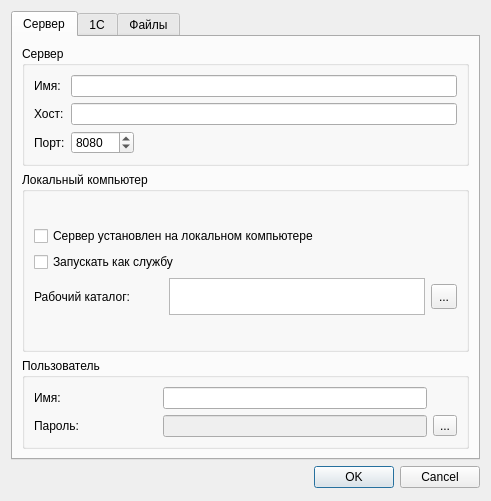
<?xml version="1.0" encoding="UTF-8"?>
<ui version="4.0">
 <class>OptionsDlg</class>
 <widget class="QDialog" name="OptionsDlg">
  <property name="geometry">
   <rect>
    <x>0</x>
    <y>0</y>
    <width>491</width>
    <height>501</height>
   </rect>
  </property>
  <property name="sizePolicy">
   <sizepolicy hsizetype="Fixed" vsizetype="Fixed">
    <horstretch>0</horstretch>
    <verstretch>0</verstretch>
   </sizepolicy>
  </property>
  <property name="minimumSize">
   <size>
    <width>486</width>
    <height>392</height>
   </size>
  </property>
  <property name="maximumSize">
   <size>
    <width>1486</width>
    <height>1392</height>
   </size>
  </property>
  <property name="windowTitle">
   <string>Настройка</string>
  </property>
  <widget class="QWidget" name="layoutWidget">
   <property name="geometry">
    <rect>
     <x>11</x>
     <y>11</y>
     <width>469</width>
     <height>477</height>
    </rect>
   </property>
   <layout class="QVBoxLayout" name="verticalLayout_2">
    <item>
     <widget class="QTabWidget" name="tabWidget">
      <property name="currentIndex">
       <number>0</number>
      </property>
      <widget class="QWidget" name="tab">
       <attribute name="title">
        <string>Сервер</string>
       </attribute>
       <layout class="QGridLayout" name="gridLayout_6">
        <item row="0" column="0">
         <layout class="QVBoxLayout" name="verticalLayout">
          <item>
           <widget class="QGroupBox" name="groupBox">
            <property name="title">
             <string>Сервер</string>
            </property>
            <layout class="QGridLayout" name="gridLayout_3">
             <item row="0" column="0">
              <layout class="QGridLayout" name="gridLayout_5" columnstretch="0,0">
               <item row="2" column="0">
                <widget class="QLabel" name="label_2">
                 <property name="text">
                  <string>Порт:</string>
                 </property>
                </widget>
               </item>
               <item row="2" column="1">
                <widget class="QDoubleSpinBox" name="ServerPort">
                 <property name="maximumSize">
                  <size>
                   <width>63</width>
                   <height>16777215</height>
                  </size>
                 </property>
                 <property name="decimals">
                  <number>0</number>
                 </property>
                 <property name="maximum">
                  <double>10000.000000000000000</double>
                 </property>
                 <property name="value">
                  <double>8080.000000000000000</double>
                 </property>
                </widget>
               </item>
               <item row="0" column="0">
                <widget class="QLabel" name="label_6">
                 <property name="text">
                  <string>Имя:</string>
                 </property>
                </widget>
               </item>
               <item row="0" column="1">
                <widget class="QLineEdit" name="ServerName">
                 <property name="minimumSize">
                  <size>
                   <width>256</width>
                   <height>0</height>
                  </size>
                 </property>
                </widget>
               </item>
               <item row="1" column="0">
                <widget class="QLabel" name="label">
                 <property name="text">
                  <string>Хост:</string>
                 </property>
                </widget>
               </item>
               <item row="1" column="1">
                <widget class="QLineEdit" name="ServerHost">
                 <property name="minimumSize">
                  <size>
                   <width>256</width>
                   <height>0</height>
                  </size>
                 </property>
                </widget>
               </item>
              </layout>
             </item>
            </layout>
           </widget>
          </item>
          <item>
           <widget class="QGroupBox" name="groupBox_6">
            <property name="title">
             <string>Локальный компьютер</string>
            </property>
            <layout class="QGridLayout" name="gridLayout_10">
             <item row="0" column="0">
              <layout class="QVBoxLayout" name="verticalLayout_5">
               <item>
                <widget class="QCheckBox" name="checkBox">
                 <property name="text">
                  <string>Сервер установлен на локальном компьютере</string>
                 </property>
                </widget>
               </item>
               <item>
                <widget class="QCheckBox" name="checkBox_2">
                 <property name="text">
                  <string>Запускать как службу</string>
                 </property>
                </widget>
               </item>
               <item>
                <layout class="QHBoxLayout" name="horizontalLayout">
                 <item>
                  <widget class="QLabel" name="label_3">
                   <property name="text">
                    <string>Рабочий каталог:</string>
                   </property>
                  </widget>
                 </item>
                 <item>
                  <widget class="QTextEdit" name="ServerBinDir">
                   <property name="minimumSize">
                    <size>
                     <width>256</width>
                     <height>37</height>
                    </size>
                   </property>
                   <property name="maximumSize">
                    <size>
                     <width>256</width>
                     <height>37</height>
                    </size>
                   </property>
                  </widget>
                 </item>
                 <item>
                  <widget class="QToolButton" name="btnSelectDir">
                   <property name="maximumSize">
                    <size>
                     <width>26</width>
                     <height>25</height>
                    </size>
                   </property>
                   <property name="text">
                    <string>...</string>
                   </property>
                   <property name="icon">
                    <iconset resource="resourse.qrc">
                     <normaloff>:/new/icons/res/select_value.png</normaloff>:/new/icons/res/select_value.png</iconset>
                   </property>
                  </widget>
                 </item>
                </layout>
               </item>
              </layout>
             </item>
            </layout>
           </widget>
          </item>
          <item>
           <widget class="QGroupBox" name="groupBox_2">
            <property name="title">
             <string>Пользователь</string>
            </property>
            <property name="checkable">
             <bool>false</bool>
            </property>
            <property name="checked">
             <bool>false</bool>
            </property>
            <layout class="QGridLayout" name="gridLayout_2">
             <item row="0" column="0">
              <layout class="QGridLayout" name="gridLayout">
               <item row="0" column="0">
                <widget class="QLabel" name="label_4">
                 <property name="enabled">
                  <bool>true</bool>
                 </property>
                 <property name="text">
                  <string>Имя:</string>
                 </property>
                </widget>
               </item>
               <item row="1" column="1">
                <widget class="QLineEdit" name="Password">
                 <property name="enabled">
                  <bool>false</bool>
                 </property>
                 <property name="minimumSize">
                  <size>
                   <width>256</width>
                   <height>0</height>
                  </size>
                 </property>
                 <property name="echoMode">
                  <enum>QLineEdit::Password</enum>
                 </property>
                </widget>
               </item>
               <item row="1" column="0">
                <widget class="QLabel" name="label_5">
                 <property name="enabled">
                  <bool>true</bool>
                 </property>
                 <property name="minimumSize">
                  <size>
                   <width>123</width>
                   <height>0</height>
                  </size>
                 </property>
                 <property name="text">
                  <string>Пароль:</string>
                 </property>
                </widget>
               </item>
               <item row="0" column="1">
                <widget class="QLineEdit" name="RootUser">
                 <property name="enabled">
                  <bool>true</bool>
                 </property>
                 <property name="minimumSize">
                  <size>
                   <width>256</width>
                   <height>0</height>
                  </size>
                 </property>
                </widget>
               </item>
               <item row="1" column="2">
                <widget class="QToolButton" name="editPwd">
                 <property name="enabled">
                  <bool>true</bool>
                 </property>
                 <property name="text">
                  <string>...</string>
                 </property>
                 <property name="icon">
                  <iconset resource="resourse.qrc">
                   <normaloff>:/new/icons/res/tbglacti.png</normaloff>:/new/icons/res/tbglacti.png</iconset>
                 </property>
                 <property name="checkable">
                  <bool>true</bool>
                 </property>
                </widget>
               </item>
              </layout>
             </item>
            </layout>
           </widget>
          </item>
         </layout>
        </item>
       </layout>
      </widget>
      <widget class="QWidget" name="tab_2">
       <attribute name="title">
        <string>1С</string>
       </attribute>
       <widget class="QGroupBox" name="groupBox_3">
        <property name="geometry">
         <rect>
          <x>5</x>
          <y>5</y>
          <width>451</width>
          <height>96</height>
         </rect>
        </property>
        <property name="title">
         <string>Способ подключения</string>
        </property>
        <widget class="QWidget" name="layoutWidget">
         <property name="geometry">
          <rect>
           <x>12</x>
           <y>32</y>
           <width>124</width>
           <height>54</height>
          </rect>
         </property>
         <layout class="QVBoxLayout" name="verticalLayout_6">
          <item>
           <widget class="QRadioButton" name="radioButton">
            <property name="text">
             <string>Веб - сервис</string>
            </property>
            <property name="checked">
             <bool>true</bool>
            </property>
           </widget>
          </item>
          <item>
           <widget class="QRadioButton" name="radioButton_2">
            <property name="text">
             <string>HTTP - сервис</string>
            </property>
           </widget>
          </item>
         </layout>
        </widget>
       </widget>
       <widget class="QGroupBox" name="groupBox_4">
        <property name="geometry">
         <rect>
          <x>5</x>
          <y>105</y>
          <width>451</width>
          <height>133</height>
         </rect>
        </property>
        <property name="title">
         <string>Пользователь</string>
        </property>
        <layout class="QGridLayout" name="gridLayout_7">
         <item row="0" column="0">
          <layout class="QGridLayout" name="gridLayout_4">
           <item row="1" column="0">
            <widget class="QLabel" name="label_7">
             <property name="text">
              <string>Имя:</string>
             </property>
            </widget>
           </item>
           <item row="2" column="1">
            <widget class="QLineEdit" name="lineEdit_2"/>
           </item>
           <item row="0" column="0">
            <widget class="QLabel" name="label_9">
             <property name="text">
              <string>Адрес:</string>
             </property>
            </widget>
           </item>
           <item row="2" column="0">
            <widget class="QLabel" name="label_8">
             <property name="text">
              <string>Пароль:</string>
             </property>
            </widget>
           </item>
           <item row="1" column="1">
            <widget class="QLineEdit" name="lineEdit"/>
           </item>
           <item row="0" column="1">
            <widget class="QLineEdit" name="lineEdit_3"/>
           </item>
           <item row="2" column="2">
            <widget class="QToolButton" name="toolButton">
             <property name="text">
              <string>...</string>
             </property>
            </widget>
           </item>
          </layout>
         </item>
        </layout>
       </widget>
      </widget>
      <widget class="QWidget" name="tab_3">
       <attribute name="title">
        <string>Файлы</string>
       </attribute>
       <widget class="QGroupBox" name="groupBox_5">
        <property name="geometry">
         <rect>
          <x>10</x>
          <y>5</y>
          <width>446</width>
          <height>296</height>
         </rect>
        </property>
        <property name="title">
         <string/>
        </property>
        <widget class="QWidget" name="verticalLayoutWidget">
         <property name="geometry">
          <rect>
           <x>10</x>
           <y>15</y>
           <width>421</width>
           <height>121</height>
          </rect>
         </property>
         <layout class="QVBoxLayout" name="verticalLayout_3">
          <item>
           <widget class="QRadioButton" name="radioUseWebDav">
            <property name="text">
             <string>Использовать WebDav подключение</string>
            </property>
            <property name="checked">
             <bool>true</bool>
            </property>
           </widget>
          </item>
          <item>
           <layout class="QGridLayout" name="gridLayout_8">
            <item row="2" column="0">
             <widget class="QLabel" name="label_12">
              <property name="text">
               <string>Пароль:</string>
              </property>
             </widget>
            </item>
            <item row="1" column="1">
             <widget class="QLineEdit" name="lineEdtWebDAvUser"/>
            </item>
            <item row="0" column="0">
             <widget class="QLabel" name="label_10">
              <property name="text">
               <string>Адрес облака:</string>
              </property>
             </widget>
            </item>
            <item row="1" column="0">
             <widget class="QLabel" name="label_11">
              <property name="text">
               <string>Пользователь:</string>
              </property>
             </widget>
            </item>
            <item row="2" column="1">
             <widget class="QLineEdit" name="lineEdtWebDavPassword">
              <property name="echoMode">
               <enum>QLineEdit::Password</enum>
              </property>
             </widget>
            </item>
            <item row="0" column="1">
             <widget class="QLineEdit" name="lineAddressWebDav"/>
            </item>
            <item row="2" column="2">
             <widget class="QPushButton" name="btnDavPwd">
              <property name="maximumSize">
               <size>
                <width>30</width>
                <height>16777215</height>
               </size>
              </property>
              <property name="text">
               <string/>
              </property>
              <property name="icon">
               <iconset resource="resourse.qrc">
                <normaloff>:/new/icons/res/viewPwd1.svg</normaloff>:/new/icons/res/viewPwd1.svg</iconset>
              </property>
              <property name="checkable">
               <bool>true</bool>
              </property>
             </widget>
            </item>
            <item row="0" column="2">
             <widget class="QCheckBox" name="chSSL">
              <property name="text">
               <string>SSL</string>
              </property>
             </widget>
            </item>
           </layout>
          </item>
         </layout>
        </widget>
        <widget class="QWidget" name="verticalLayoutWidget_2">
         <property name="geometry">
          <rect>
           <x>10</x>
           <y>160</y>
           <width>421</width>
           <height>103</height>
          </rect>
         </property>
         <layout class="QVBoxLayout" name="verticalLayout_4">
          <item>
           <widget class="QRadioButton" name="radioUseLocalFolder">
            <property name="text">
             <string>Использовать локальный каталог</string>
            </property>
           </widget>
          </item>
          <item>
           <layout class="QGridLayout" name="gridLayout_9">
            <item row="0" column="2">
             <widget class="QPushButton" name="btnSelectLocalFolder">
              <property name="maximumSize">
               <size>
                <width>30</width>
                <height>16777215</height>
               </size>
              </property>
              <property name="text">
               <string>...</string>
              </property>
             </widget>
            </item>
            <item row="0" column="0">
             <widget class="QLabel" name="label_13">
              <property name="text">
               <string>Локальный каталог:</string>
              </property>
             </widget>
            </item>
            <item row="0" column="1">
             <widget class="QTextEdit" name="txtLocalFilesFolder"/>
            </item>
           </layout>
          </item>
         </layout>
        </widget>
       </widget>
      </widget>
     </widget>
    </item>
    <item>
     <widget class="QDialogButtonBox" name="buttonBox">
      <property name="orientation">
       <enum>Qt::Horizontal</enum>
      </property>
      <property name="standardButtons">
       <set>QDialogButtonBox::Cancel|QDialogButtonBox::Ok</set>
      </property>
     </widget>
    </item>
   </layout>
  </widget>
 </widget>
 <resources>
  <include location="resourse.qrc"/>
 </resources>
 <connections>
  <connection>
   <sender>buttonBox</sender>
   <signal>accepted()</signal>
   <receiver>OptionsDlg</receiver>
   <slot>accept()</slot>
   <hints>
    <hint type="sourcelabel">
     <x>248</x>
     <y>254</y>
    </hint>
    <hint type="destinationlabel">
     <x>157</x>
     <y>274</y>
    </hint>
   </hints>
  </connection>
  <connection>
   <sender>buttonBox</sender>
   <signal>rejected()</signal>
   <receiver>OptionsDlg</receiver>
   <slot>reject()</slot>
   <hints>
    <hint type="sourcelabel">
     <x>316</x>
     <y>260</y>
    </hint>
    <hint type="destinationlabel">
     <x>286</x>
     <y>274</y>
    </hint>
   </hints>
  </connection>
 </connections>
</ui>
